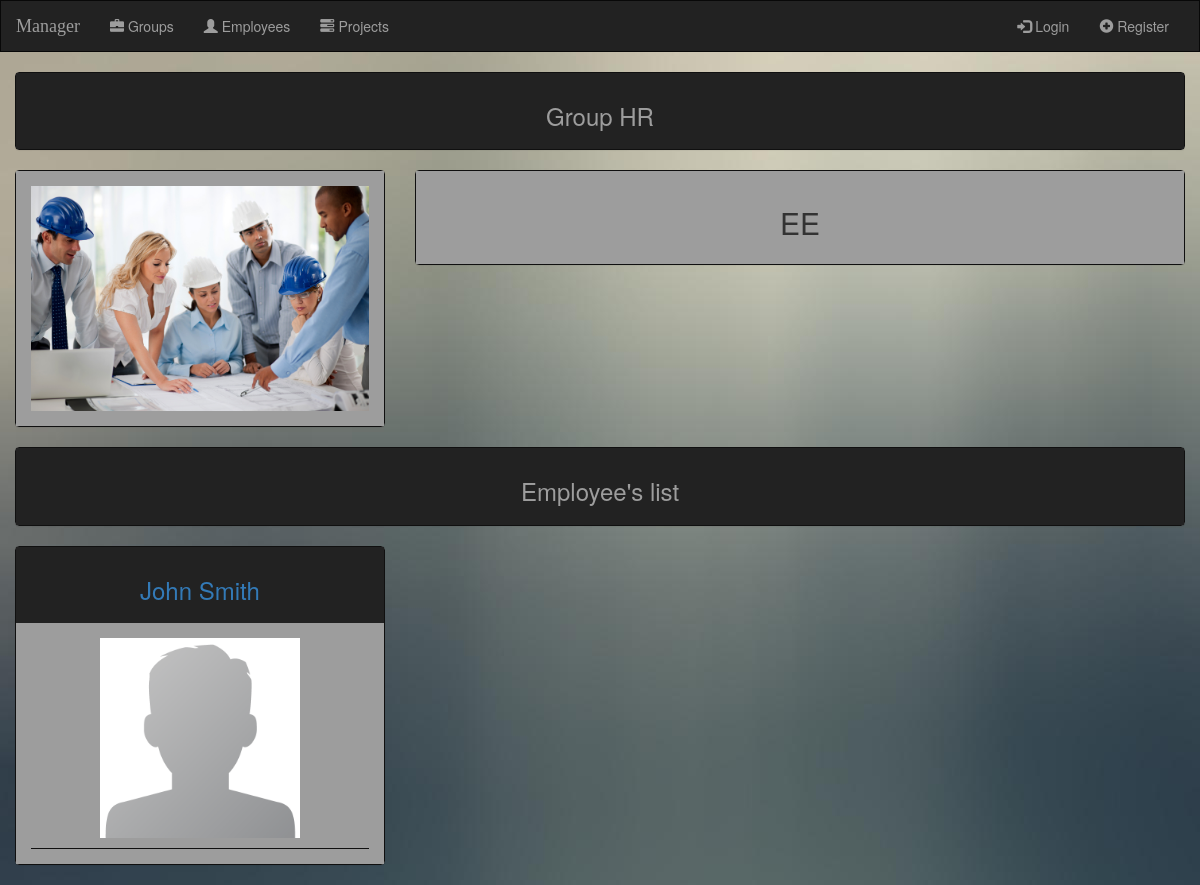
Before: /manager/groups/1/ with the older database file.
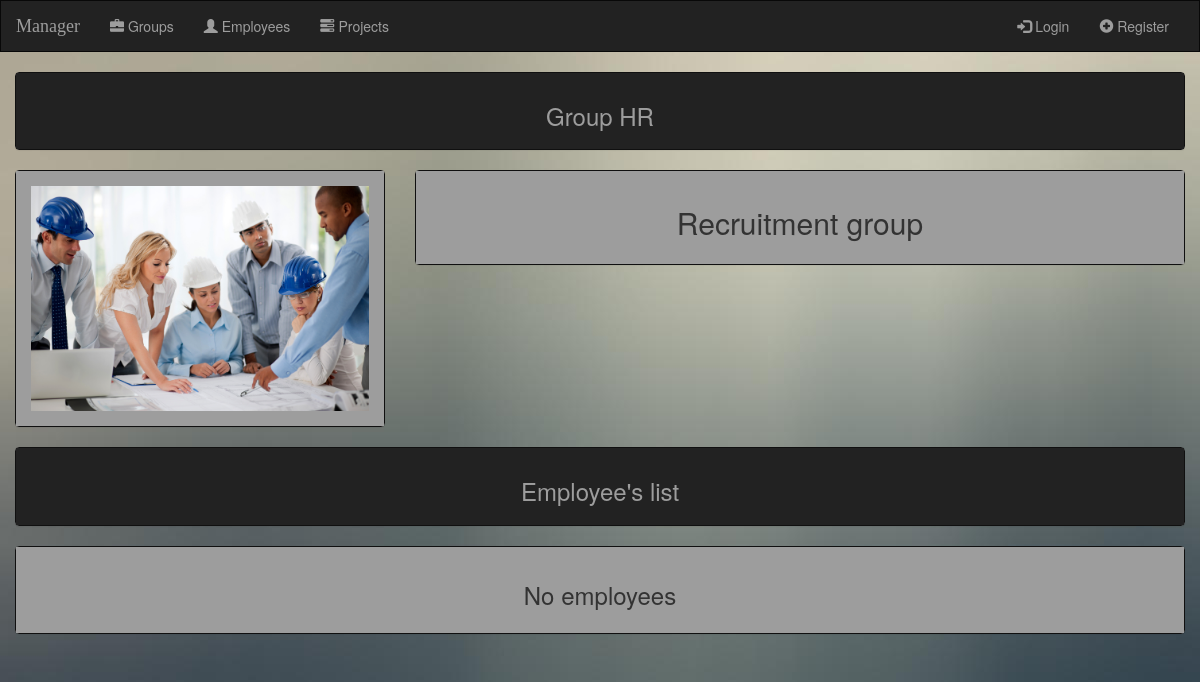
After: the same page with the newer database file.
### manager/models.py (models this page shows, shortened)
class Group(models.Model):
    name = models.CharField(max_length=100)
    description = models.CharField(max_length=500)
    photo = models.FileField()

class Employee(models.Model):
    user = models.OneToOneField(User, on_delete=models.CASCADE, primary_key=True)
    name = models.CharField(max_length=100)
    surname = models.CharField(max_length=100)
    photo = models.FileField(null=True)
    salary = models.IntegerField(null=True)
    group = models.ForeignKey(Group, on_delete=models.SET_NULL, blank=True, null=True)
    projects = models.ManyToManyField(Project, blank=True)

### manager/views.py (the view)
# urls.py: url(r'^groups/(?P<pk>[0-9]+)/$', views.GroupView.as_view(), name='group'),
class GroupView(generic.TemplateView):
    template_name = 'manager/group.html'
    def get_context_data(self, **kwargs):
        context = super(GroupView, self).get_context_data(**kwargs)
        context['group'] = Group.objects.get(pk=self.kwargs['pk'])
        context['employees'] = Employee.objects.filter(group=context['group'])
        return context

### manager/templatetags/ifmatches.py (called while the page is built)
@register.tag
def ifmatches(parser, token):
    lst = token.split_contents()
    val = lst[1]
    regex = lst[2]
    nodelist_true = parser.parse(('else','endifmatches',))
    token = parser.next_token()
    if token.contents == 'else':
        nodelist_false = parser.parse(('endifmatches',))
        parser.delete_first_token()
    else:
        nodelist_false = template.NodeList()
    return MatchesRegexNode(nodelist_true, nodelist_false, val, regex)

    def render(self, context):
        val = self.val.resolve(context)
        if re.search(self.regex, val):
            return self.nodelist_true.render(context)
        else:
            return self.nodelist_false.render(context)

### manager/templates/manager/group.html (shortened to what this page needs)
{% extends 'manager/base.html' %}
{% load staticfiles %}
{% block body %}
    <div class="row">
        <div class="col-sm-12 text-center">
            <div class="panel panel-default">
                <div class="panel-heading"><h3>Group {{ group.name }}</h3></div>
            </div>
        </div>
        <div class="col-sm-4 text-center">
            <div class="panel panel-default">
                <div class="panel-body">
                    {% if group.photo %}
                        <img src="{{ group.photo.url }}" class="img-responsive">
                    {% else %}
                        <img src="{% static "manager/images/group.gif" %}" class="img-responsive">
                    {% endif %}
                </div>
            </div>
        </div>
        <div class="col-sm-8 text-center">
            <div class="panel panel-default">
                <div class="panel-body">
                   <h2>{{ group.description }}</h2>
                </div>
            </div>
        </div>
    </div>
    <div class="row">
        <div class="col-sm-12 text-center">
            <div class="panel panel-default">
                <div class="panel-heading"><h3>Employee's list</h3></div>
            </div>
        </div>
        {% if employees %}
            {% for employee in employees %}
               {% include 'manager/employee_panel.html' %}
            {% endfor %}
        {% else %}
            <div class="col-sm-12 text-center">
                <div class="panel panel-default">
                    <div class="panel-body">
                        <h3>No employees</h3>
                    </div>
                </div>
            </div>
        {% endif %}
    </div>
{% endblock %}

### manager/templates/manager/employee_panel.html (shortened to what this page needs)
{% load staticfiles %}
{% load ifmatches %}
<div class="col-sm-12 col-md-6 col-lg-4 text-center">
    <div class="panel panel-default">
        <div class="panel-heading">
            <a href="{% url 'manager:employee' employee.user.id %}">
                <h3>{{ employee.name }} {{ employee.surname }}</h3>
            </a>
        </div>
        <div class="panel-body">
            <div class="col-sm-12 text-center">
                {% if employee.photo %}
                    <img src="{{ employee.photo.url }}" class="img-responsive" style="margin: 0 0 10px;">
                {% else %}
                    <img src="{% static "manager/images/avatar.png" %}" class="img-responsive" style="margin: 0 0 10px;">
                {% endif %}
            </div>
            <div class="col-sm-12 text-center buttons">
            </div>
        </div>
    </div>
</div>

Changed rows visible on the page:
no longer on this page (row edited): Employee: name "John", surname "Smith"
changed Group "HR": description "EE" → "Recruitment group"
Other visible differences:
text now shown: "No employees"
